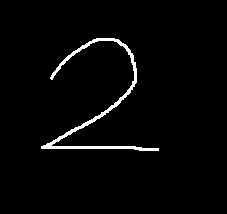
//> input picture data/images/m1.png, 227 x 214 px
$ ./day019   (built with g++ and OpenCV 4)
//> lines starting //> are read from the running program, lines starting //| are printed output that depends on the picture; after the words box and inside, x2 and y2 are one past the last pixel; in counts of white or black regions, pixels touching at a corner belong together; pictures that were not available may be replaced by others from this repository, and a replacement may not be noted
#include <opencv2/opencv.hpp>
#include <iostream>

using namespace cv;
using namespace std;

int main(int artc, char** argv) {
	Mat src1 = imread("D:/vcprojects/images/m1.png");
//> src1 is the input picture: 214 rows x 227 cols, CV_8UC3; 2.4% white; 1 white region, box (x1, y1, x2, y2) and area: (41, 38, 159, 151) 1181
	Mat src2 = imread("D:/vcprojects/images/m2.png");
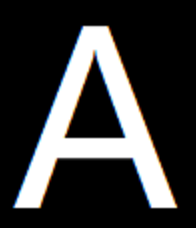
//> input picture data/images/a.png, 196 x 228 px, given in place of m2.png, which was not available
//> src2 is the input picture: 228 rows x 196 cols, CV_8UC3; mean B, G, R 56.8, 56.8, 56.8
	Mat src3 = imread("D:/vcprojects/images/flower.png");
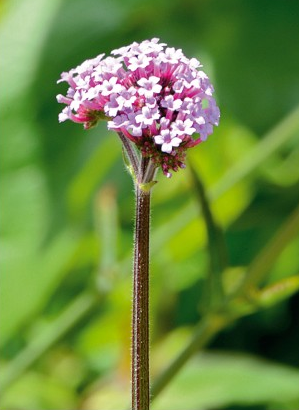
//> input picture data/images/flower.png, 299 x 410 px
//> src3 is the input picture: 410 rows x 299 cols, CV_8UC3; mean B, G, R 64, 137, 107.6
	Mat src4 = imread("D:/vcprojects/images/wm_test.png");
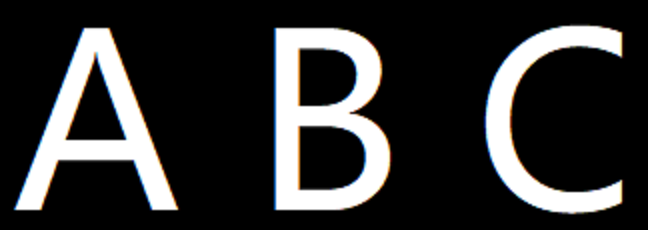
//> input picture data/images/abc.png, 648 x 230 px, given in place of wm_test.png, which was not available
//> src4 is the input picture: 230 rows x 648 cols, CV_8UC3; mean B, G, R 50.8, 50.8, 50.8

	imshow("input1", src1);
	imshow("input2", src2);
	imshow("input3", src3);
	imshow("input4", src4);

	Mat hsv1, hsv2, hsv3, hsv4;
	cvtColor(src1, hsv1, COLOR_BGR2HSV);
//> hsv1: 214 rows x 227 cols, CV_8UC3; mean H, S, V 0, 0, 6.2
	cvtColor(src2, hsv2, COLOR_BGR2HSV);
//> hsv2: 228 rows x 196 cols, CV_8UC3; mean H, S, V 4.9, 11.3, 59.2
	cvtColor(src3, hsv3, COLOR_BGR2HSV);
//> hsv3: 410 rows x 299 cols, CV_8UC3; mean H, S, V 54.5, 157, 142.2
	cvtColor(src4, hsv4, COLOR_BGR2HSV);
//> hsv4: 230 rows x 648 cols, CV_8UC3; mean H, S, V 4.3, 9.1, 52.7

	int h_bins = 60; int s_bins = 64;
	int histSize[] = { h_bins, s_bins };
	float h_ranges[] = { 0, 180 };
	float s_ranges[] = { 0, 256 };
	const float* ranges[] = { h_ranges, s_ranges };
	int channels[] = { 0, 1 };
	Mat hist1, hist2, hist3, hist4;
	calcHist(&hsv1, 1, channels, Mat(), hist1, 2, histSize, ranges, true, false);
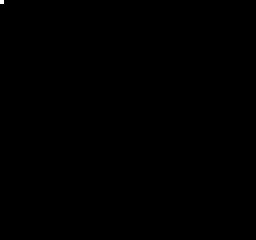
//> hist1: 60 rows x 64 cols, CV_32FC1 (shown 4 times larger); values 0 (black) and 48578 (white), 0.03% white in thin lines or dots, all inside (x1, y1, x2, y2) = (0, 0, 1, 1)
	calcHist(&hsv2, 1, channels, Mat(), hist2, 2, histSize, ranges, true, false);
	calcHist(&hsv3, 1, channels, Mat(), hist3, 2, histSize, ranges, true, false);
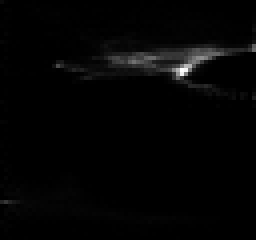
//> hist3: 60 rows x 64 cols, CV_32FC1 (shown 4 times larger); min 0, max 1937, mean 31.9; drawn with min black and max white
	calcHist(&hsv4, 1, channels, Mat(), hist4, 2, histSize, ranges, true, false);

	normalize(hist1, hist1, 0, 1, NORM_MINMAX, -1, Mat());
	normalize(hist2, hist2, 0, 1, NORM_MINMAX, -1, Mat());
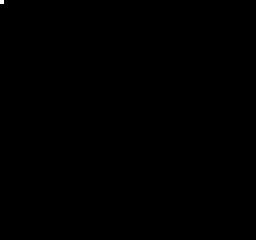
//> hist2: 60 rows x 64 cols, CV_32FC1 (shown 4 times larger); min 0, max 1, mean 0.000284
	normalize(hist3, hist3, 0, 1, NORM_MINMAX, -1, Mat());
	normalize(hist4, hist4, 0, 1, NORM_MINMAX, -1, Mat());

	for (int i = 0; i < 4; i++)
	{
		int compare_method = i;
		double src1_src2 = compareHist(hist1, hist2, compare_method);
		double src3_src4 = compareHist(hist3, hist4, compare_method);
		printf(" Method [%d]  : src1_src2 : %f, src3_src4: %f,  \n", i, src1_src2, src3_src4);
	}
//> this loop made 4 passes
//> (src1_src2, src3_src4) on passes 1 to 4: (1, 0.00649), (0, 84.84), (1, 0.0822), (0.204, 0.971)
//|  Method [0]  : src1_src2 : 0.999948, src3_src4: 0.006487,
//|  Method [1]  : src1_src2 : 0.000000, src3_src4: 84.841685,
//|  Method [2]  : src1_src2 : 1.000000, src3_src4: 0.082208,
//|  Method [3]  : src1_src2 : 0.204055, src3_src4: 0.971473,

	waitKey(0);
	return 0;
}
